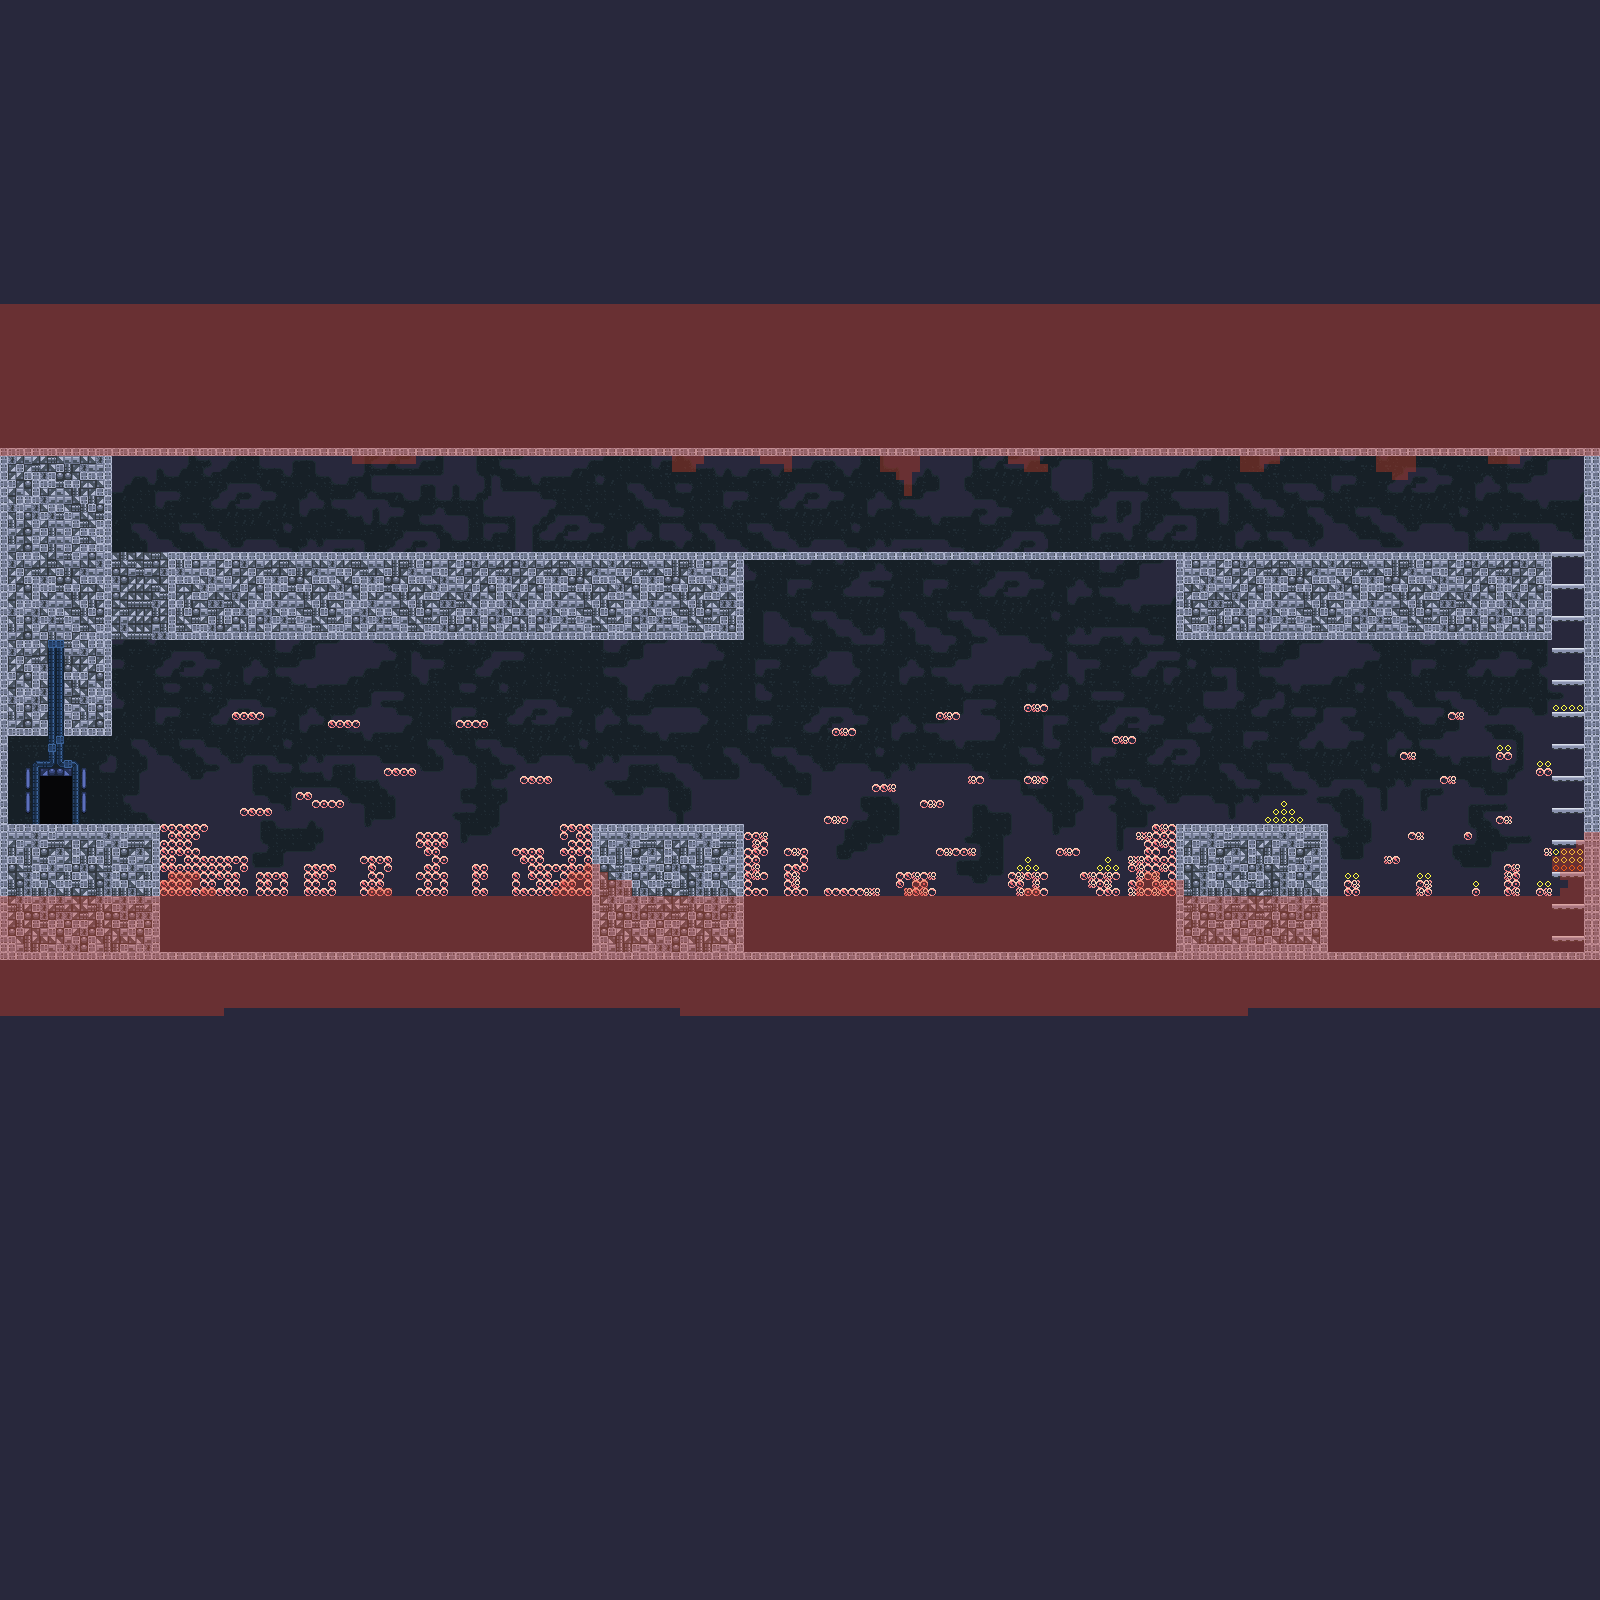

This is a level from a 2D game, rendered from its Tiled map with the project's own tilesets. A one-line summary and the map file follow, with tile-layer data summarised:
An orthogonal 200x200 tile map with 8x8 px tiles, 3 tile layers (Map, Flip, Foreground) and 18 objects (5x flipbat, 5x barricade, 3x robotank, 2x flippig, spawnPoint, ...).

<map version="1.2" tiledversion="1.3.1" orientation="orthogonal" renderorder="right-down" compressionlevel="0" width="200" height="200" tilewidth="8" tileheight="8" infinite="0" backgroundcolor="#28283c" nextlayerid="7" nextobjectid="90">
 <editorsettings>
  <export target="../../src/maps/room06.json" format="json" />
 </editorsettings>
 <properties>
  <property name="Parallax0" value="labCaveWall" />
 </properties>
 <tileset firstgid="1" source="tiles.tsx" />
 <layer id="1" name="Map" width="200" height="200">
  <data>[40000 cells, 9900 non-empty, 81 distinct tile ids]</data>
 </layer>
 <layer id="4" name="Flip" width="200" height="200">
  <data>[40000 cells, 6865 non-empty, 1 distinct tile ids]</data>
 </layer>
 <layer id="5" name="Foreground" width="200" height="200">
  <data>[40000 cells, 101 non-empty, 14 distinct tile ids]</data>
 </layer>
 <objectgroup id="3" name="effects and spawns">
  <object id="23" name="enter01" type="spawnPoint" x="56" y="780.5">
   <point />
  </object>
  <object id="51" name="exitLeft" type="door" x="40" y="775.5" width="32" height="48">
   <properties>
    <property name="destinationMap" value="room02" />
    <property name="destinationSpawn" value="enter06" />
   </properties>
  </object>
 </objectgroup>
 <objectgroup id="6" name="game objects">
  <object id="67" name="oink oink" type="flippig" gid="11" x="608.667" y="822" width="8" height="8">
   <properties>
    <property name="pathWidthInTiles" type="int" value="16" />
   </properties>
  </object>
  <object id="68" name="RoboTank" type="robotank" gid="13" x="864.667" y="886.667" width="8" height="8" />
  <object id="69" name="My name is my quote.." type="flipbat" gid="10" x="791" y="784" width="8" height="8">
   <properties>
    <property name="pathHeightInTiles" type="int" value="4" />
   </properties>
  </object>
  <object id="70" name="spidey" type="flipspider" gid="14" x="1498" y="652" width="8" height="8">
   <properties>
    <property name="pathHeightInTiles" type="int" value="15" />
   </properties>
  </object>
  <object id="78" name="Death 1A" type="barricade" x="160.5" y="895.25" width="245" height="56.5" />
  <object id="79" name="Death 2A" type="barricade" x="743.667" y="895.083" width="252" height="56.5" />
  <object id="80" name="Death 3" type="barricade" x="1329.33" y="894.417" width="253.333" height="56.5" />
  <object id="81" name="My name is my quote.." type="flipbat" gid="10" x="998.667" y="803.333" width="8" height="8">
   <properties>
    <property name="pathHeightInTiles" type="int" value="4" />
   </properties>
  </object>
  <object id="82" name="My name is my quote.." type="flipbat" gid="10" x="1440.67" y="842.667" width="8" height="8">
   <properties>
    <property name="pathHeightInTiles" type="int" value="4" />
   </properties>
  </object>
  <object id="83" name="My name is my quote.." type="flipbat" gid="10" x="1521.67" y="813.333" width="8" height="8">
   <properties>
    <property name="pathHeightInTiles" type="int" value="4" />
   </properties>
  </object>
  <object id="84" name="My name is my quote.." type="flipbat" gid="10" x="1357.33" y="831.333" width="8" height="8">
   <properties>
    <property name="pathHeightInTiles" type="int" value="4" />
   </properties>
  </object>
  <object id="85" name="oink oink" type="flippig" gid="11" x="1192.67" y="822.667" width="8" height="8">
   <properties>
    <property name="pathWidthInTiles" type="int" value="5" />
   </properties>
  </object>
  <object id="86" name="RoboTank" type="robotank" gid="13" x="1232.67" y="823.333" width="8" height="8" />
  <object id="87" name="RoboTank" type="robotank" gid="13" x="1544.17" y="846.167" width="8" height="8" />
  <object id="88" name="Death 1B" type="barricade" x="343" y="895.75" width="249" height="56.5" />
  <object id="89" name="Death 2B" type="barricade" x="940.25" y="894.75" width="236" height="56.5" />
 </objectgroup>
</map>
